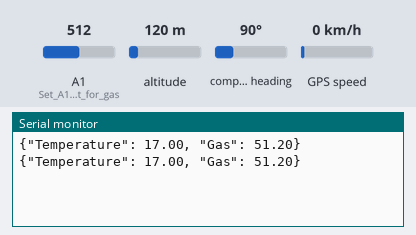
The sketch below on a simulated Arduino Uno, built with avr-gcc and run on an emulated ATmega328P. On the bench: the last lines printed to the serial monitor. The test bench sets the inputs (shaded band); at power-on: A1 (Set_A1_as_input_for_gas) = 512, altitude 120 m, compass heading 90°, GPS speed 0 km/h. Random numbers use the default seed unless the sketch sets one; the GPS gets a fix after 3 s at 37.7749, -122.4194 with 8 satellites.

Above: at 1.2 s.
1.3 s: A1 (Set_A1_as_input_for_gas) set to 716
At 4.0 s:
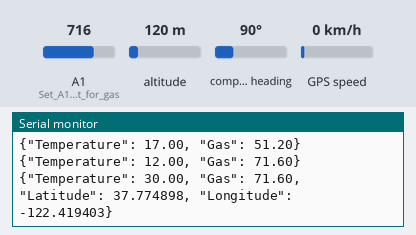
5.5 s: A1 (Set_A1_as_input_for_gas) set to 992
At 6.9 s:
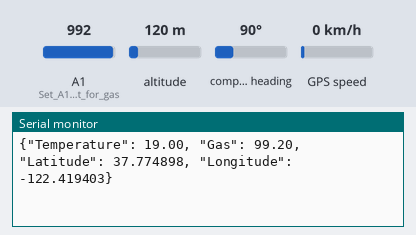
Timing chart, 0 to 8.5 s (numbered marks = the images above; inputs shaded):
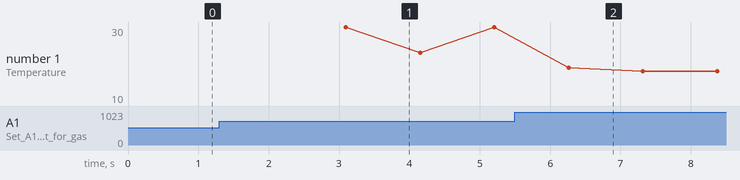

Measured:
- after the input at 1.3 s, the serial monitor: prints a new line after 0.76 s (image 1)
- after the input at 5.5 s, the serial monitor: prints a new line after 0.76 s (image 2)

The sketch:

Mealtyquality.ino.ino
```cpp
#include <Wire.h>
#include <Adafruit_GFX.h>
#include <Adafruit_SSD1306.h>
#include <TinyGPS++.h>

#define SCREEN_WIDTH 128 // OLED display width,  in pixels
#define SCREEN_HEIGHT 64 // OLED display height, in pixels

// declare an SSD1306 display object connected to I2C
Adafruit_SSD1306 oled(SCREEN_WIDTH, SCREEN_HEIGHT, &Wire, -1);

// declare a TinyGPS++ object
TinyGPSPlus gps;

void setup() {
  Serial.begin(9600);
  pinMode(A0, INPUT); // Set A0 as input for temperature
  pinMode(A1, INPUT); // Set A1 as input for gas
  pinMode(A2, INPUT); // Set A2 as input for GPS
  //pinMode(2, OUTPUT); // Set the D2 pin to output mode
}

void loop() {
  // Generate a random temperature between 10 and 30 degrees
  float temperature = random(10, 31);
  int rawGasValue = analogRead(A1);
  float gas = (rawGasValue / 1000.0) * 100.0;  // Convert to percentage

  // Read GPS data
  while (Serial.available() > 0) {
    gps.encode(Serial.read());
  }

  // Display on Serial Monitor
  Serial.print("{");
  Serial.print("\"Temperature\": ");
  Serial.print(temperature);
  Serial.print(", \"Gas\": ");
  Serial.print(gas);

  // Check if GPS data is available
  if (gps.location.isValid()) {
    Serial.print(", \"Latitude\": ");
    Serial.print(gps.location.lat(), 6);
    Serial.print(", \"Longitude\": ");
    Serial.print(gps.location.lng(), 6);
  }

  Serial.println("}");

  delay(1000); // Adjust the delay based on your application needs
}
```
